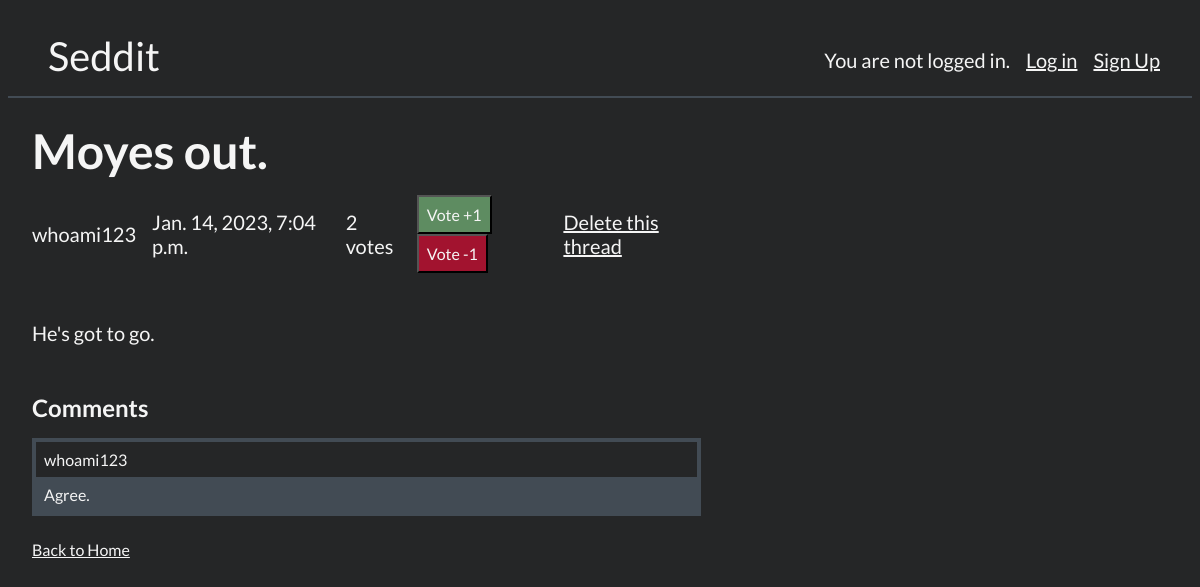
Page /2/ on the committed database.
### main/models.py (models this page shows, shortened)
class Thread(models.Model):
    title = models.CharField(max_length=100)
    author = models.ForeignKey(User, on_delete=models.CASCADE)
    date_pub = models.DateTimeField(verbose_name='Published at')
    content = models.TextField(max_length=500)
    votes = models.IntegerField(default=0)
    topic = models.ForeignKey('Topic', default="1", on_delete=models.CASCADE)

class Comment(models.Model):
    for_post = models.ForeignKey(Thread, on_delete=models.CASCADE)
    comment_author = models.ForeignKey(User, on_delete=models.CASCADE)
    content = models.TextField(max_length=250)

### main/views.py (the view)
# urls.py: path("<int:thread_id>/", views.thread_view, name="thread_view"),
def thread_view(request, thread_id):
    thread = Thread.objects.get(pk=thread_id)
    top_comments = Comment.objects.filter(for_post_id=thread_id)
    if len(top_comments) > 0:
        has_comments = True
    else:
        has_comments = False
    return render(request, template_name='main/thread.html', context={'thread': thread, 'top_comments': top_comments, 'has_comments': has_comments})

### main/templates/main/thread.html (shortened to what this page needs)
{% extends 'main/base.html'%} {% block content %}
<section class="thread">
  <h1 class="thread__header">{{thread.title}}</h1>
  <div class="thread__details">
    <p class="thread__author">{{thread.author}}</p>
    <p class="thread__date-published">{{thread.date_pub}}</p>
    <p class="thread__votes">{{thread.votes}} votes</p>
    <form class="form__vote" method="post" action="/{{thread.id}}/vote/">
      <button
        type="submit"
        class="form__button-upvote"
        name="inc_vote"
        value="1"
      >
        Vote +1
      </button>
      <button
        type="submit"
        class="form__button-downvote"
        name="inc_vote"
        value="-1"
      >
        Vote -1
      </button>
    </form>
    {% if user.id == thread.author_i %}
    <a class="nav__link" href="{% url 'main:delete_thread' thread.id %}"
      >Delete this thread</a
    >
    {% endif%}
  </div>
  <p class="thread__content">{{thread.content}}</p>
  <h2 class="thread__comments-title">Comments</h2>
  <ul class="thread__comments">
    {% if has_comments %} {% for comment in top_comments %}
    <li class="thread__comment">
      <p class="thread__comment-author">{{comment.comment_author}}</p>
      <p class="thread__comment-body">{{comment.content}}</p>
    </li>
    {% endfor %}
  </ul>
  {% else %}
  <p class="thread__comments-message">No comments yet</p>
  {%endif%}
  <a href="{% url 'main:home' %}">Back to Home</a>
</section>
{% endblock%}

### main/static/main/style/style.css (style rules this page uses)
* { box-sizing: border-box; font-family: "Lato", sans-serif; color: whitesmoke; padding: 0.5rem; margin: 0; }
.thread__header, .page-header { text-align: start; font-size: 3rem; }
.thread__details { margin: 0; padding: 0; display: flex; flex-direction: row; width: 100%; justify-content: flex-start; align-items: center; font-size: 1.25rem; background-color: #252627; }
.thread__content { font-size: 1.25rem; margin-bottom: 2rem; margin-top: 2rem; }
.thread__comments { display: flex; flex-direction: column; }
.thread__comments-title { font-size: 1.5rem; }
.thread__comment { display: inline-block; padding: 0.25rem; list-style-type: none; background-color: #424b54; margin-bottom: 0.5rem; }
.thread__comment-author { background-color: #252627; }
.form__button-upvote { background-color: #5e8c61; padding: 0.5rem; color: whitesmoke; font-size: 1rem; }
.form__button-downvote { background-color: rgb(162, 19, 47); padding: 0.5rem; color: whitesmoke; font-size: 1rem; }
.thread { display: flex; flex-direction: column; width: 60%; }

### rows in the picture
Thread: title "Moyes out.", author "whoami123", date_pub "Jan. 14, 2023, 7:04 p.m.", votes "2", content "He's got to go."
Comment: comment_author "whoami123", content "Agree."
